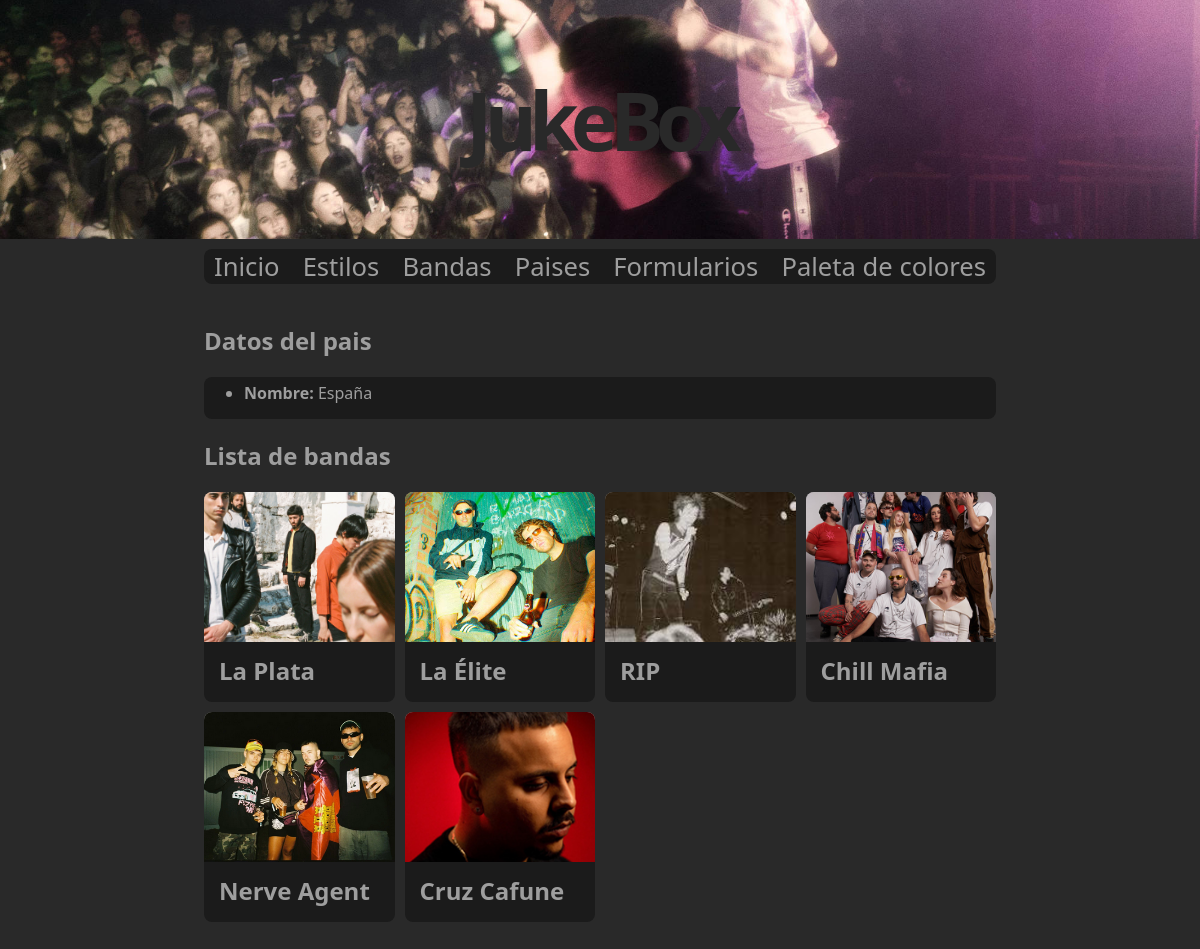
The app's page /es/paises/1 with its own data.
### appJukeBox/models.py (models this page shows, shortened)
class Pais(models.Model):
    nombre = models.CharField(max_length=50)

class Banda(models.Model):
    nombre = models.CharField(max_length=100)
    pais = models.ForeignKey(Pais, on_delete=models.SET_NULL, null=True)
    descripcion = models.TextField()
    estilos = models.ManyToManyField(Estilo)
    imagen = models.ImageField(null=True, blank=True ,upload_to="images/")

### appJukeBox/views.py (the view)
# urls.py: path('paises/<int:pais_id>', views.show_pais, name='pais'),
def show_pais(request, pais_id):
	pais = get_object_or_404(Pais, pk=pais_id)
	bandas = pais.banda_set.all()
	context = {'pais': pais, 'bandas': bandas}
	return render(request, 'pais.html', context)

### appJukeBox/templates/pais.html (shortened to what this page needs)
{% extends "base.html" %}
{% load i18n %}
{% block contenido %}
    <h2>{% trans "Datos del pais" %}</h2>
    {% if pais %}
            <section class="detail">
                <div class="card">
                    <ul>
                        <li>
                            <b>{% trans "Nombre:" %}</b> {{ pais.nombre}}
                        </li>
                    </ul>
                </div>
            </section>
            <h2> {% trans "Lista de bandas" %}</h2>
            <section class="container">
                {% if bandas %}
                    {% for b in bandas %}
                    <div class="card" onclick="redirect('/{{LANGUAGE_CODE}}/bandas/{{ b.id }}')">
                        <div class="card-image">
                            {% if b.imagen %}
                            <img src="{{b.imagen.url}}" alt="sin imagen">
                            {% endif %}
                        </div>
                        <div class="card-content">
                            <h2>
                                {{ b.nombre}}
                            </h2>
                        </div>
                    </div>
                    {% endfor %}
                {% else %}
                <div class="card nodata">
                        <p>No hay bandas dentro de esta pais</p>
                </div>
                {% endif %}
            </section>
    {% else %}
        <p>No se ha añadido este pais.</p>
    {% endif %}
{% endblock %}

### appJukeBox/static/css/estilos.css (style rules this page uses)
:root { --transition-time: 0.5s; --animation-time: 1s; --color-primario: rgb(248, 196, 245); --color-acento-oscuro: rgb(48, 35, 58); --color-acento-claro: rgb(207, 159, 228); --color-bordes: rgb(122, 85, 155); --color-acento-transicion: rgb(201, 137, 228); --color-seleccion-texto: rgb(255, 238, 254); --color-seleccion-fondo: rgb(233, 92, 223); }
body { font-family: system-ui; padding: 0px; margin: 0px; border: 0px; background-color: var(--color-primario); color: var(--color-acento-oscuro); }
.detail { margin-bottom: 19.92px; }
.detail .card { padding-bottom: 15px; }
.detail .card ul { padding-top: 5px; }
.container { display: grid; grid-template-columns: repeat(auto-fill, minmax(180px, 1fr)); gap: 10px; padding: 0px; margin: 0px; justify-content: center; }
.card { background-color: var(--color-acento-claro); border-radius: 8px; transition: background-color var(--transition-time); }
.card-image { background-color: var(--color-acento-oscuro); height: 150px; border-radius: 8px 8px 0 0; overflow: hidden; display: block; }
.card-image img { transition: scale var(--transition-time); }
.card-content { margin-bottom: 15px; }
.card-image img { width: 100%; height: 100%; object-fit: cover; }
.card h2 { margin-left: 15px; margin-bottom: 0px; margin-top: 12px; }
.card ul { margin-top: 8px; margin-bottom: 0px; }

### records on screen
Pais: nombre "España"
Banda: imagen (picture), nombre "La Plata"
Banda: imagen (picture), nombre "La Élite"
Banda: imagen (picture), nombre "RIP"
Banda: imagen (picture), nombre "Chill Mafia"
Banda: imagen (picture), nombre "Nerve Agent"
Banda: imagen (picture), nombre "Cruz Cafune"
